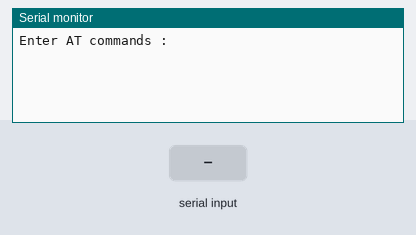
Bench run of a sketch on a simulated Arduino Uno, built with avr-gcc and run on an emulated ATmega328P. On the bench: the last lines printed to the serial monitor. Inputs (shaded band) come from the test bench.

Above: at 1.2 s.
1.3 s: "1" received over the second serial link
At 2.4 s:
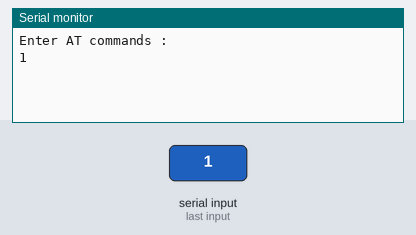
2.8 s: "0" received over the second serial link
At 3.6 s:
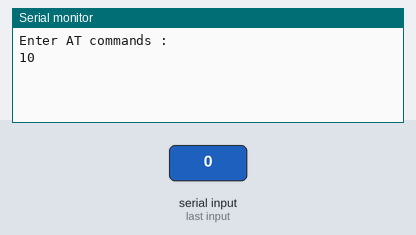

The sketch:

sketch_oct27a.ino
```cpp
#include <SoftwareSerial.h>
SoftwareSerial btATSerial(9, 8); // RX, TX

void setup() {
  btATSerial.begin(38400); // 38400 : AT mode of HC-05
  Serial.begin(9600); // Baud rate 9600 of Serial Monitor
  Serial.println("Enter AT commands : ");
}
void loop() {
  if (btATSerial.available())
    Serial.write(btATSerial.read());
  if (Serial.available())
    btATSerial.write(Serial.read());
}
```

Measured:
- after the input at 1.3 s, the serial monitor: prints a new line at once (image 1)
- after the input at 2.8 s, the serial monitor: prints a new line at once (image 2)
